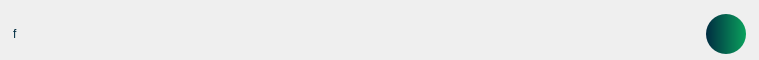
<?xml version="1.0" encoding="UTF-8"?>
<ui version="4.0">
 <class>Form</class>
 <widget class="QWidget" name="Form">
  <property name="geometry">
   <rect>
    <x>0</x>
    <y>0</y>
    <width>759</width>
    <height>60</height>
   </rect>
  </property>
  <property name="windowTitle">
   <string>Form</string>
  </property>
  <layout class="QGridLayout" name="gridLayout">
   <property name="leftMargin">
    <number>3</number>
   </property>
   <property name="topMargin">
    <number>9</number>
   </property>
   <property name="rightMargin">
    <number>3</number>
   </property>
   <property name="bottomMargin">
    <number>0</number>
   </property>
   <property name="spacing">
    <number>0</number>
   </property>
   <item row="0" column="0">
    <layout class="QHBoxLayout" name="horizontalLayout">
     <item>
      <widget class="QLabel" name="file_name">
       <property name="minimumSize">
        <size>
         <width>693</width>
         <height>40</height>
        </size>
       </property>
       <property name="maximumSize">
        <size>
         <width>693</width>
         <height>40</height>
        </size>
       </property>
       <property name="styleSheet">
        <string notr="true">QLabel {
font: 63 12pt &quot;Open Sans Semibold&quot;;
    color:rgb(0, 44, 65);
}</string>
       </property>
       <property name="text">
        <string>f</string>
       </property>
      </widget>
     </item>
     <item>
      <widget class="QPushButton" name="download_file_button">
       <property name="sizePolicy">
        <sizepolicy hsizetype="Minimum" vsizetype="Minimum">
         <horstretch>0</horstretch>
         <verstretch>0</verstretch>
        </sizepolicy>
       </property>
       <property name="minimumSize">
        <size>
         <width>40</width>
         <height>40</height>
        </size>
       </property>
       <property name="maximumSize">
        <size>
         <width>40</width>
         <height>40</height>
        </size>
       </property>
       <property name="accessibleDescription">
        <string>download from available files</string>
       </property>
       <property name="styleSheet">
        <string notr="true">QPushButton {
color: #0FA15F;
border-radius: 20px;
border-style: outset;
background: qlineargradient(spread:pad, x1:1, y1:0, x2:0, y2:0, stop:0 rgba(10, 161, 93, 255), stop:1 rgba(0, 44, 65, 255));
padding: 5px;
}

QPushButton:hover {
size: 45x45;
background:qlineargradient(spread:pad, x1:0, y1:0, x2:0.977273, y2:0, stop:0 rgba(10, 161, 93, 255), stop:1 rgba(0, 44, 65, 255))
}</string>
       </property>
       <property name="text">
        <string/>
       </property>
       <property name="icon">
        <iconset resource="icons.qrc">
         <normaloff>:/icons/icons/data-transfer-download-48.ico</normaloff>:/icons/icons/data-transfer-download-48.ico</iconset>
       </property>
       <property name="iconSize">
        <size>
         <width>16</width>
         <height>16</height>
        </size>
       </property>
       <property name="checkable">
        <bool>true</bool>
       </property>
       <property name="autoExclusive">
        <bool>false</bool>
       </property>
      </widget>
     </item>
    </layout>
   </item>
  </layout>
 </widget>
 <resources>
  <include location="icons.qrc"/>
 </resources>
 <connections/>
</ui>
